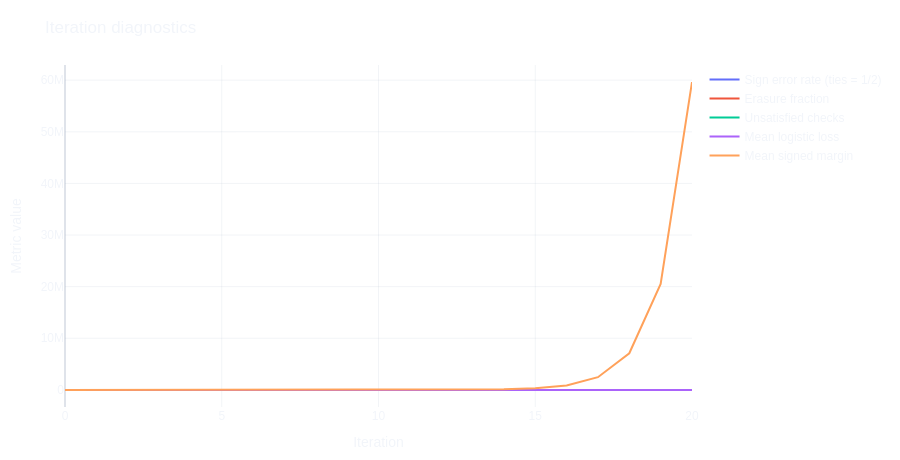

The cell this chart's notebook holds for it:
### Markdown cell above
## Iteration versus metrics

All plots include $t=0$ and the following $T$ iterations. All five curves share one plot and their original numerical scale. The rate metrics are:

- **Sign error rate:** fraction of negative signed margins, with exact zero counted as half an error.
- **Erasure fraction:** fraction of exactly zero LLRs.
- **Unsatisfied checks:** hard-decision syndrome fraction (zero LLR is decoded as bit 0). This metric is undefined, shown as a gap, if no checks exist. Another valid codeword can have zero syndrome and still be wrong.

The same plot also shows **mean logistic loss** $\frac1N\sum_i\log(1+e^{-s_iL_i})$, sensitive to confidently wrong decisions, and **mean signed margin** $\frac1N\sum_i s_iL_i$, measuring average alignment and confidence. The latter can hide individual failures; inspect the per-bit plot too.

Drag to zoom, use the mouse wheel to zoom, choose pan in the toolbar, and double-click to reset axes. Click legend entries to hide traces; double-click one to isolate it. Editing the widget does not touch these plots. Rerunning a plot cell creates a fresh interactive figure for `result`.

### Code cell
import importlib

import _shared.plots as plots

# Reload only plotting code; preserve the editor and the completed result.
plots = importlib.reload(plots)
plots.metrics_figure(result).show(config=plots.PLOT_CONFIG)

### Figure 1 — Plotly figure (JSON) as saved in the notebook; plotly's stock layout.template omitted (floating-point values rounded to 4 significant figures)
{"data": [{"mode": "lines", "name": "Sign error rate (ties = 1/2)", "type": "scatter", "x": [0, 1, 2, 3, 4, 5, 6, 7, 8, 9, 10, 11, 12, 13, 14, 15, 16, 17, 18, 19, 20], "y": [0.1875, 0.125, 0.0625, 0.0625, 0.0, 0.0, 0.0, 0.0, 0.0, 0.0, 0.0, 0.0, 0.0, 0.0, 0.0, 0.0, 0.0, 0.0, 0.0, 0.0, 0.0]}, {"mode": "lines", "name": "Erasure fraction", "type": "scatter", "x": [0, 1, 2, 3, 4, 5, 6, 7, 8, 9, 10, 11, 12, 13, 14, 15, 16, 17, 18, 19, 20], "y": [0.0, 0.0, 0.0, 0.0, 0.0, 0.0, 0.0, 0.0, 0.0, 0.0, 0.0, 0.0, 0.0, 0.0, 0.0, 0.0, 0.0, 0.0, 0.0, 0.0, 0.0]}, {"mode": "lines", "name": "Unsatisfied checks", "type": "scatter", "x": [0, 1, 2, 3, 4, 5, 6, 7, 8, 9, 10, 11, 12, 13, 14, 15, 16, 17, 18, 19, 20], "y": [0.7273, 0.3636, 0.2727, 0.2727, 0.0, 0.0, 0.0, 0.0, 0.0, 0.0, 0.0, 0.0, 0.0, 0.0, 0.0, 0.0, 0.0, 0.0, 0.0, 0.0, 0.0]}, {"mode": "lines", "name": "Mean logistic loss", "type": "scatter", "x": [0, 1, 2, 3, 4, 5, 6, 7, 8, 9, 10, 11, 12, 13, 14, 15, 16, 17, 18, 19, 20], "y": [0.462, 0.4325, 0.3615, 0.2606, 0.125, 0.02797, 0.001454, 1.04e-07, 1.657e-21, 7.103e-64, 3.807e-183, 0.0, 0.0, 0.0, 0.0, 0.0, 0.0, 0.0, 0.0, 0.0, 0.0]}, {"mode": "lines", "name": "Mean signed margin", "type": "scatter", "x": [0, 1, 2, 3, 4, 5, 6, 7, 8, 9, 10, 11, 12, 13, 14, 15, 16, 17, 18, 19, 20], "y": [0.7604, 0.8216, 1.228, 2.425, 5.637, 14.02, 36.15, 94.66, 250.5, 669.8, 1810.0, 4943.0, 13640.0, 37980.0, 106600.0, 301500.0, 858700.0, 2462000.0, 7096000.0, 20540000.0, 59630000.0]}], "layout": {"dragmode": "zoom", "font": {"family": "var(--vscode-font-family, sans-serif)", "size": 12}, "height": 460, "hovermode": "closest", "margin": {"b": 50, "l": 65, "r": 30, "t": 65}, "paper_bgcolor": "rgba(0,0,0,0)", "plot_bgcolor": "rgba(0,0,0,0)", "title": {"text": "Iteration diagnostics"}, "xaxis": {"gridcolor": "rgba(148,163,184,0.12)", "title": {"text": "Iteration"}, "zerolinecolor": "rgba(148,163,184,0.3)"}, "yaxis": {"gridcolor": "rgba(148,163,184,0.12)", "title": {"text": "Metric value"}, "zerolinecolor": "rgba(148,163,184,0.3)"}}}
